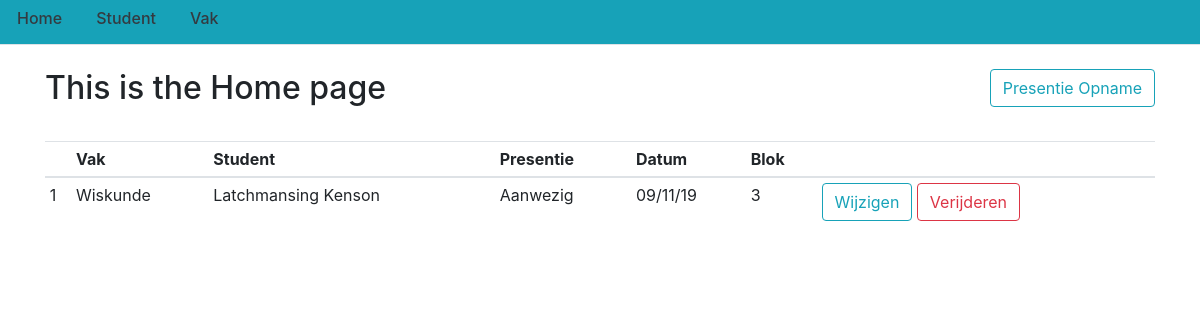
The page /home on the database its author committed.
### flasklog/models.py (models this page shows, shortened)
class Presentie(db.Model):
    pres_id = db.Column(db.Integer(), primary_key=True)
    vak_id = db.Column(db.Integer(), db.ForeignKey('vak.vak_id'), nullable=False)
    student_id = db.Column(db.Integer(), db.ForeignKey('student.student_id'), nullable=False)
    presentie = db.Column(db.String(30))
    datum = db.Column(db.DateTime, nullable=False, default=datetime.now)
    blok = db.Column(db.Integer, nullable=False)

class Vak(db.Model):
    vak_id = db.Column(db.Integer(), primary_key=True)
    vakcode = db.Column(db.String(225), unique=True, nullable=False)
    vaknaam = db.Column(db.String(225), unique=True, nullable=False)
    presentie = db.relationship('Presentie', backref='vak', lazy=True)

class Student(db.Model):
    student_id = db.Column(db.Integer(), primary_key=True)
    naam = db.Column(db.String(225), nullable=False)
    voornaam = db.Column(db.String(225), nullable=False)
    studentnummer = db.Column(db.String(225), unique=True, nullable=False)
    richting = db.Column(db.String(225), nullable=False)
    cohort = db.Column(db.Integer(), nullable=False)
    leerjaar = db.Column(db.Integer(), nullable=False)
    presentie = db.relationship('Presentie', backref='student', lazy=True)

### flasklog/routes.py (the view)
@app.route('/')
@app.route('/home')
def home():
    pres = Presentie.query.all()
    return render_template('home.html', title='Home', posts=pres)

### flasklog/templates/home.html
{% extends "layout.html" %}
{% block content %}
<br>
<div>
    <div class="float-right">
        <a href="{{ url_for('presentie') }}">
            <button type="button" class="btn btn-outline-info">Presentie Opname</button>
        </a>
    </div>
    <div class="float-left">
        <h2>This is the Home page</h2>
    </div>
</div>
<br>
<br>
<br>
<div style="height: 20em; overflow: auto;">
    <table id="tbl_student" class="table table-sm">
        <thead>
            <tr>
                <th scope="col"></th>
                <th scope="col">Vak</th>
                <th scope="col">Student</th>
                <th scope="col">Presentie</th>
                <th scope="col">Datum</th>
                <th scope="col">Blok</th>
                <th scope="col"></th>
            </tr>
        </thead>
        <tbody>
            {% for pres in posts %}
            <tr>
                <td>{{ pres.pres_id }}</td>
                <td>{{ pres.vak.vaknaam }}</td>
                <td>{{ pres.student.naam }} {{ pres.student.voornaam }}</td>
                <td>{{ pres.presentie }}</td>
                <td>{{ pres.datum.strftime('%d/%m/%y') }}</td>
                <td>{{ pres.blok }}</td>
                <td>
                    <a href="{{ url_for('pres', id=pres.pres_id) }}">
                        <button type="button" class="btn btn-outline-info">Wijzigen</button>
                    </a>
                    <a href="{{ url_for('verwijder_pres', id=pres.pres_id) }}">
                        <button type="button" class="btn btn-outline-danger">Verijderen</button>
                    </a>
                </td>
            </tr>
            {% endfor %}
        </tbody>
    </table>
</div>
{% endblock content %}

### rows shown on the page
Presentie: pres_id "1", vak.vaknaam "Wiskunde", student.naam "Latchmansing", student.voornaam "Kenson", presentie "Aanwezig", datum "09/11/19", blok "3"
